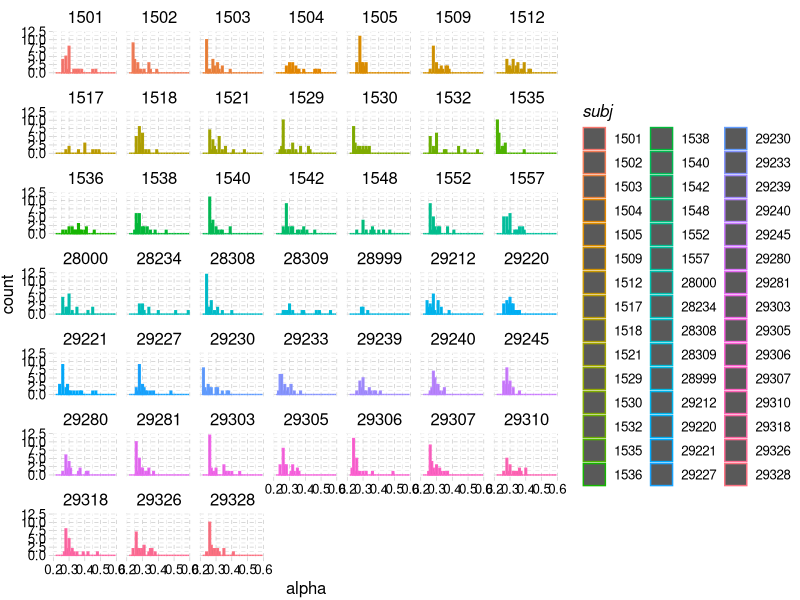
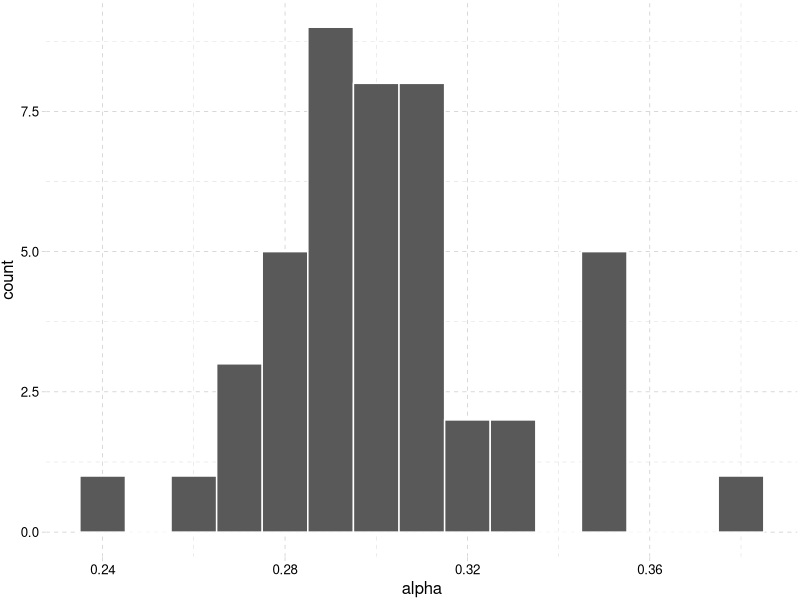

Write the R code that produced these figures, in order. (Note: this script raises an error after producing the figures.)
library(tidyverse)
library(ggplot2)
library(ggthemes)
d <- read_csv("slimstampen_all_trials.csv",
              col_types = cols(
                subj = col_character(),
                item = col_double(),
                resp = col_character(),
                isCorrect = col_logical(),
                RT = col_double(),
                duration = col_double(),
                type = col_character(),
                trial = col_double(),
                time = col_double(),
                levDist = col_double(),
                rep = col_double(),
                alpha = col_double(),
                fixedRT = col_double(),
                estRT = col_double()
              ))

by_item <- d %>%
  select(subj, item, alpha) %>%
  group_by(subj, item) %>%
  summarize(alpha = mean(alpha))

ggplot(by_item, aes(x=alpha, col=subj)) +
  geom_histogram(binwidth=0.01) +
  facet_wrap(~subj) +
  theme_pander()

by_subj <- by_item %>%
  select(subj, item, alpha) %>%
  group_by(subj) %>%
  summarize(alpha = mean(alpha))

ggplot(by_subj, aes(x=alpha)) +
  geom_histogram(binwidth=0.01, col="white") +
  theme_pander()

ggplot(by_item, aes(x=alpha, col=alpha)) +
  geom_histogram(binwidth=0.025, fill="grey50", alpha=0.75, col="white") +
  facet_wrap(~subj) +
  xlab(expression(paste("Rate of Forgetting ", alpha))) +
  xlim(0.25, 0.55) +
  ylim(0,15) +
  ylab("Numer of Items") +
  geom_segment(data=by_subj, x=by_subj$alpha, y=0,
               xend=by_subj$alpha, yend=15,
               lty=1, lwd=0.75) +
  scale_color_viridis(option="plasma") +
  ggtitle("Beluga: Individual Items and RoF By Subject") +
  theme_pander()
